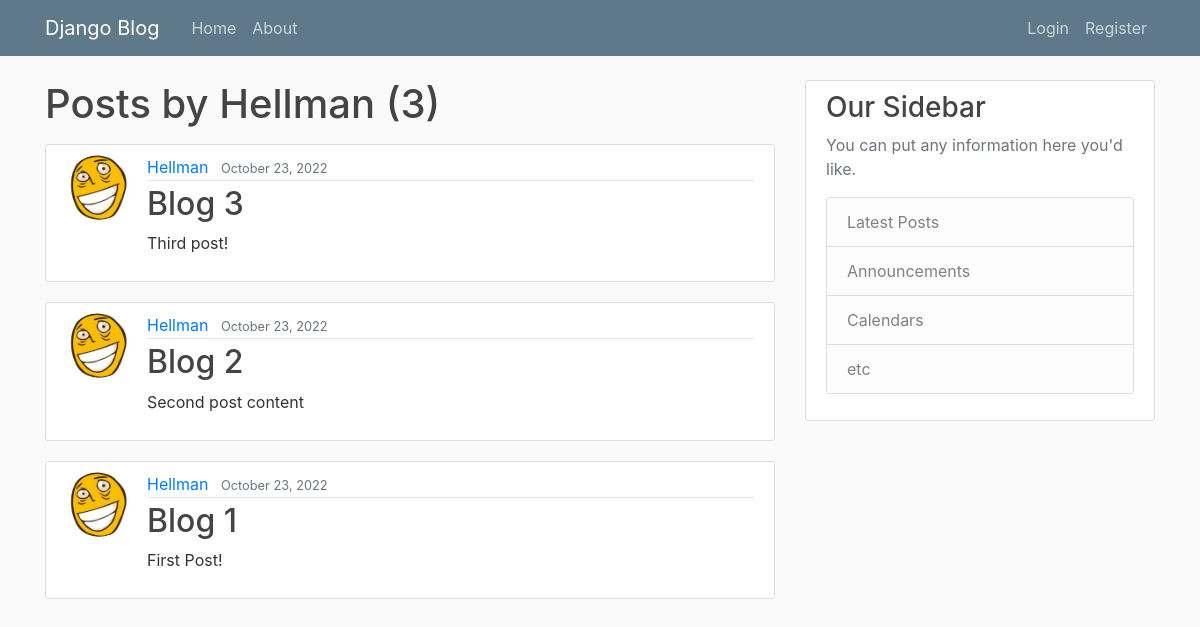
/user/Hellman, run on an earlier commit of the app's database.
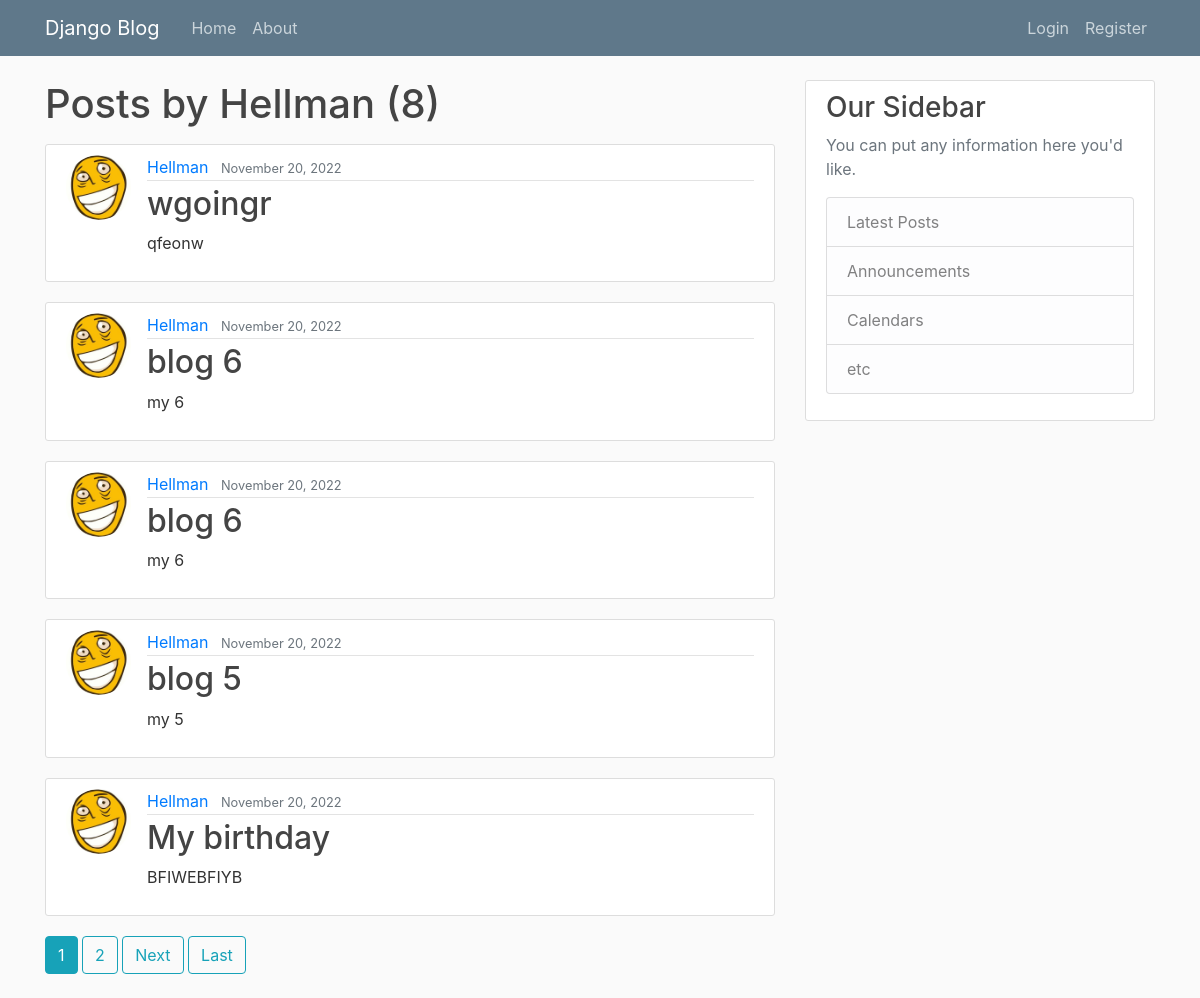
And on a later commit of the database.
### blog/models.py (models this page shows, shortened)
class Post(models.Model):
    title = models.CharField(max_length=100)
    content = models.TextField()
    date_posted = models.DateTimeField(default=timezone.now)
    author = models.ForeignKey(User, on_delete=models.CASCADE)

### users/models.py (models this page shows, shortened)
class Profile(models.Model):
    user = models.OneToOneField(User, on_delete=models.CASCADE)
    image = models.ImageField(default='default.jpg', upload_to='profile_pics')

### blog/views.py (the view)
# urls.py: path('user/<str:username>', UserPostListView.as_view(), name='user-posts'),
class UserPostListView(ListView):
    model = Post
    template_name = 'blog/user_posts.html'
    context_object_name = 'posts'
    paginate_by = 5
    def get_queryset(self):
        user = get_object_or_404(User, username=self.kwargs.get('username'))
        return Post.objects.filter(author=user).order_by('-date_posted')

### blog/templates/blog/user_posts.html (shortened to what this page needs)
{% extends "blog/base.html" %}
{% block content %}
    <h1 class="mb-3">Posts by {{ view.kwargs.username }} ({{ page_obj.paginator.count }})</h1>
    {% for post in posts %}
        <article class="media content-section">
          <img class="rounded-circle article-img" src="{{ post.author.profile.image.url }}">
          <div class="media-body">
            <div class="article-metadata">
              <a class="mr-2" href="{% url 'user-posts' post.author.username %}">{{ post.author }}</a>
              <small class="text-muted">{{ post.date_posted|date:"F j, Y" }}</small>
            </div>
            <h2><a class="article-title" href="{% url 'post-detail' post.id %}">{{ post.title }}</a></h2>
            <p class="article-content">{{ post.content }}</p>
          </div>
        </article>
    {% endfor %}
    {% if is_paginated %}
        {% for num in page_obj.paginator.page_range %}
            {% if page_obj.number == num %}
                <a class="btn btn-info mb-4" href="?page={{ num }}">{{ num }}</a>
            {% elif num > page_obj.number|add:'-3' and num < page_obj.number|add:'3' %}
                <a class="btn btn-outline-info mb-4" href="?page={{ num }}">{{ num }}</a>
            {% endif %}
        {% endfor %}
        {% if page_obj.has_next %}
            <a class="btn btn-outline-info mb-4" href="?page={{ page_obj.next_page_number }}">Next</a>
            <a class="btn btn-outline-info mb-4" href="?page={{ page_obj.paginator.num_pages }}">Last</a>
        {% endif %}
    {% endif %}
{% endblock content %}

What changed in the data, as far as the page shows it:
no longer on this page (row unchanged): Post: author.profile.image (picture), author "Hellman", date_posted "October 23, 2022", title "Blog 3", content "Third post!"
no longer on this page (row unchanged): Post: author.profile.image (picture), author "Hellman", date_posted "October 23, 2022", title "Blog 2", content "Second post content"
no longer on this page (row unchanged): Post: author.profile.image (picture), author "Hellman", date_posted "October 23, 2022", title "Blog 1", content "First Post!"
added Post: author.profile.image (picture), author "Hellman", date_posted "November 20, 2022", title "wgoingr", content "qfeonw"
added Post: author.profile.image (picture), author "Hellman", date_posted "November 20, 2022", title "blog 6", content "my 6"
added Post: author.profile.image (picture), author "Hellman", date_posted "November 20, 2022", title "blog 6", content "my 6"
added Post: author.profile.image (picture), author "Hellman", date_posted "November 20, 2022", title "blog 5", content "my 5"
added Post: author.profile.image (picture), author "Hellman", date_posted "November 20, 2022", title "My birthday", content "BFIWEBFIYB"
Also different on the page:
{{ page_obj.paginator.count }}: "3" → "8"
new list line: "1"
new list line: "2"
text now shown: "Next Last"
